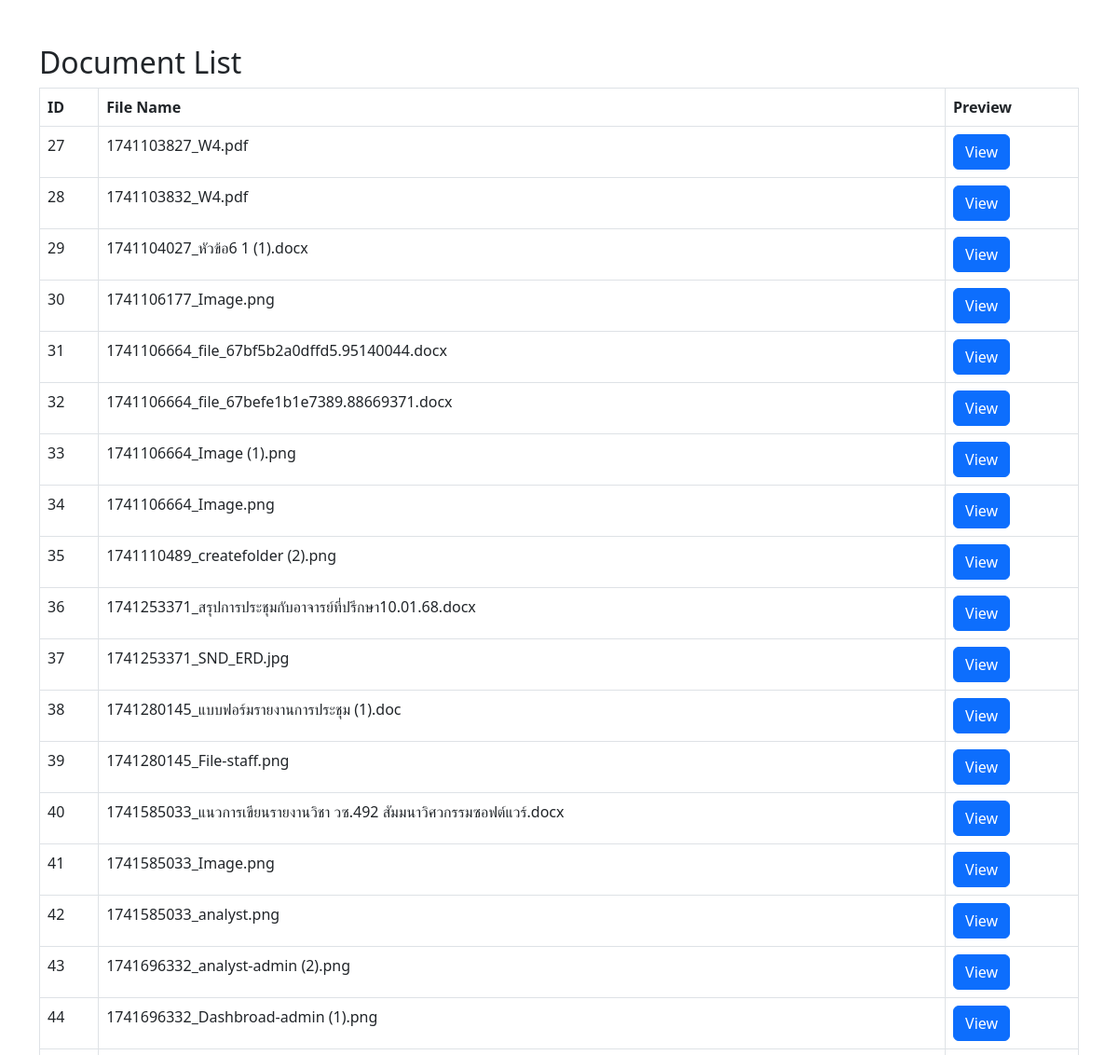
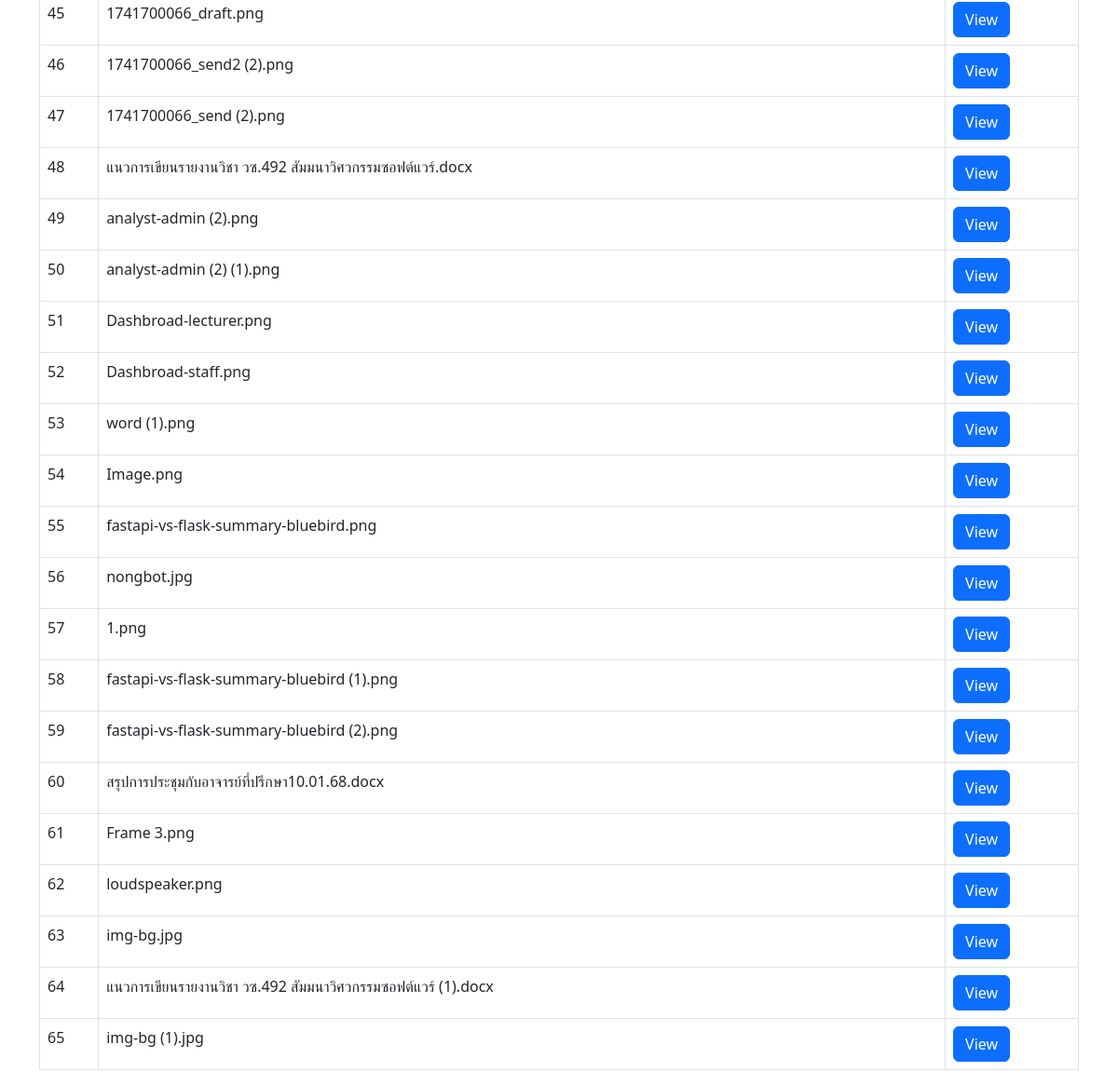
The page /test1.php on the database its author committed (2 pictures, top to bottom).
### tables this page shows
CREATE TABLE `document_files` (
  `file_id` int(11) NOT NULL,
  `submission_id` int(11) NOT NULL,
  `file_path` varchar(255) NOT NULL,
  `created_at` timestamp NOT NULL DEFAULT current_timestamp()
);

### test1.php (the view, shortened to what this page needs)
<?php
include 'config/func.php';
$sql = "SELECT file_id, file_path FROM document_files";
$result = $conn->query($sql);
$files = $result->fetch_all(MYSQLI_ASSOC);
?>
<!DOCTYPE html>
<html lang="en">
<head>
    <link rel="stylesheet" href="https://cdn.jsdelivr.net/npm/bootstrap@5.3.0/dist/css/bootstrap.min.css">
</head>
<body class="container mt-5">
    <h2>Document List</h2>
    <table class="table table-bordered">
        <thead>
            <tr>
                <th>ID</th>
                <th>File Name</th>
                <th>Preview</th>
            </tr>
        </thead>
        <tbody>
            <?php foreach ($files as $file): ?>
                <tr>
                    <td><?= htmlspecialchars($file['file_id']) ?></td>
                    <td><?= htmlspecialchars(basename($file['file_path'])) ?></td>
                    <td>
                        <a href="preview.php?file=<?= urlencode($file['file_path']) ?>" target="_blank" class="btn btn-primary">View</a>
                    </td>
                </tr>
            <?php endforeach; ?>
        </tbody>
    </table>
</body>
</html>

### rows shown on the page
document_files: file_id "27", file_path "1741103827_W4.pdf"
document_files: file_id "28", file_path "1741103832_W4.pdf"
document_files: file_id "29", file_path "1741104027_หัวข้อ6 1 (1).docx"
document_files: file_id "30", file_path "1741106177_Image.png"
document_files: file_id "31", file_path "1741106664_file_67bf5b2a0dffd5.95140044.docx"
document_files: file_id "32", file_path "1741106664_file_67befe1b1e7389.88669371.docx"
document_files: file_id "33", file_path "1741106664_Image (1).png"
document_files: file_id "34", file_path "1741106664_Image.png"
document_files: file_id "35", file_path "1741110489_createfolder (2).png"
document_files: file_id "36", file_path "1741253371_สรุปการประชุมกับอาจารย์ที่ปรึกษา10.01.68.docx"
document_files: file_id "37", file_path "1741253371_SND_ERD.jpg"
document_files: file_id "38", file_path "1741280145_แบบฟอร์มรายงานการประชุม (1).doc"
document_files: file_id "39", file_path "1741280145_File-staff.png"
document_files: file_id "40", file_path "1741585033_แนวการเขียนรายงานวิชา วซ.492 สัมมนาวิศวกรรมซอฟต์แวร์.docx"
document_files: file_id "41", file_path "1741585033_Image.png"
document_files: file_id "42", file_path "1741585033_analyst.png"
document_files: file_id "43", file_path "1741696332_analyst-admin (2).png"
document_files: file_id "44", file_path "1741696332_Dashbroad-admin (1).png"
document_files: file_id "45", file_path "1741700066_draft.png"
document_files: file_id "46", file_path "1741700066_send2 (2).png"
document_files: file_id "47", file_path "1741700066_send (2).png"
document_files: file_id "48", file_path "แนวการเขียนรายงานวิชา วซ.492 สัมมนาวิศวกรรมซอฟต์แวร์.docx"
document_files: file_id "49", file_path "analyst-admin (2).png"
document_files: file_id "50", file_path "analyst-admin (2) (1).png"
document_files: file_id "51", file_path "Dashbroad-lecturer.png"
document_files: file_id "52", file_path "Dashbroad-staff.png"
document_files: file_id "53", file_path "word (1).png"
document_files: file_id "54", file_path "Image.png"
document_files: file_id "55", file_path "fastapi-vs-flask-summary-bluebird.png"
document_files: file_id "56", file_path "nongbot.jpg"
document_files: file_id "57", file_path "1.png"
document_files: file_id "58", file_path "fastapi-vs-flask-summary-bluebird (1).png"
document_files: file_id "59", file_path "fastapi-vs-flask-summary-bluebird (2).png"
document_files: file_id "60", file_path "สรุปการประชุมกับอาจารย์ที่ปรึกษา10.01.68.docx"
document_files: file_id "61", file_path "Frame 3.png"
document_files: file_id "62", file_path "loudspeaker.png"
document_files: file_id "63", file_path "img-bg.jpg"
document_files: file_id "64", file_path "แนวการเขียนรายงานวิชา วซ.492 สัมมนาวิศวกรรมซอฟต์แวร์ (1).docx"
document_files: file_id "65", file_path "img-bg (1).jpg"
